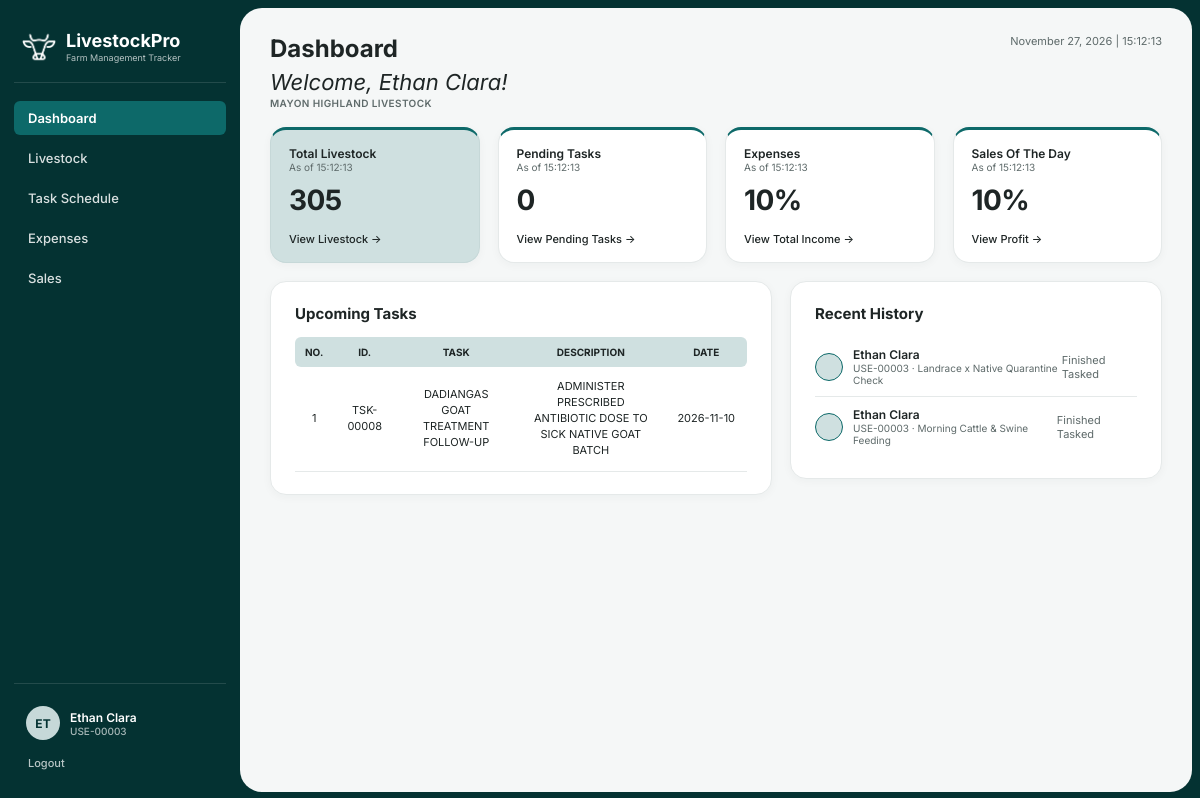
Before: /staff_dashboard.php (signed in) with the older database file.
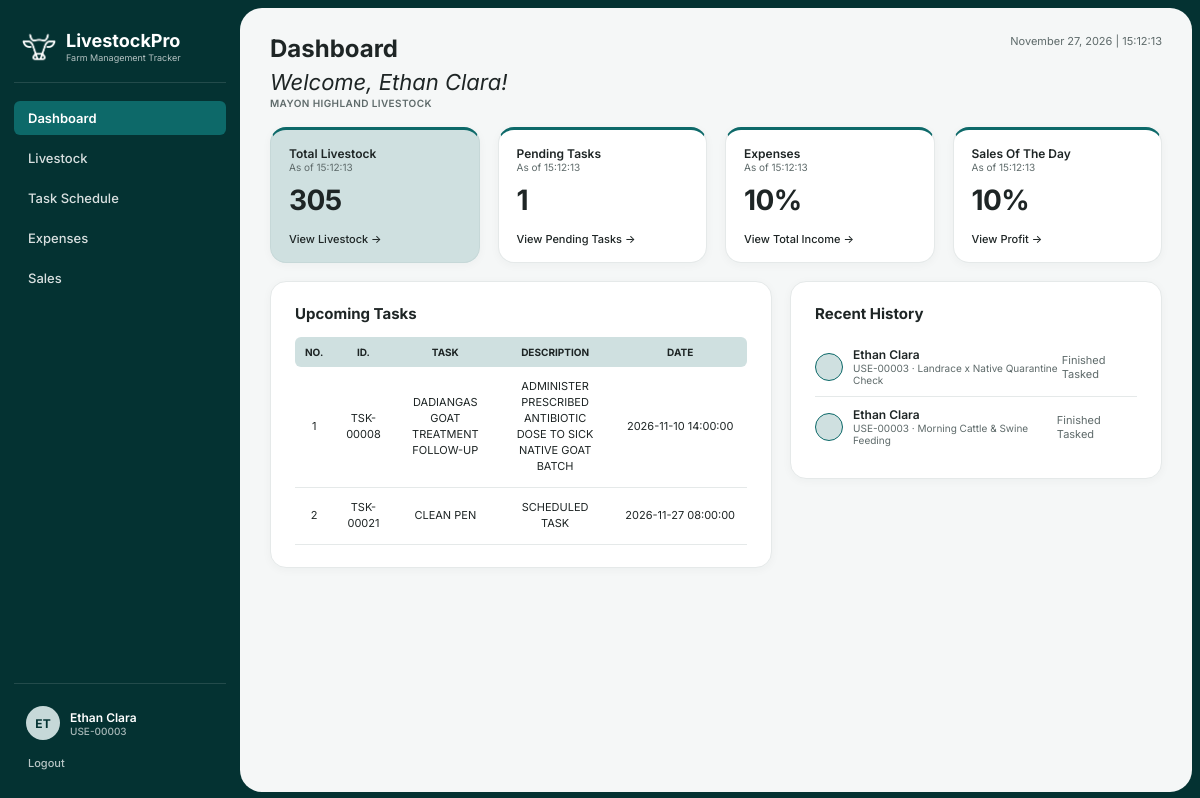
After: the same page with the newer database file.
### tables this page shows
CREATE TABLE `task_schedule` (
  `task_id` varchar(45) NOT NULL,
  `user_id` varchar(45) NOT NULL,
  `task_name` varchar(100) NOT NULL,
  `task_description` text,
  `schedule_date` datetime NOT NULL,
  `task_status` varchar(50) NOT NULL
);

### staff_dashboard.php (the view, shortened to what the changed rows need)
<?php
require_once 'includes/db_connect.php';
$full_name    = trim(($_SESSION['first_name'] ?? 'Maria') . ' ' . ($_SESSION['last_name'] ?? 'Clara'));
$user_id      = $_SESSION['user_id'];
$stmt_p = $pdo->prepare("SELECT COUNT(*) FROM `task_schedule` WHERE `user_id` = :uid AND `task_status` = 'Pending'");
$stmt_p->execute(['uid' => $user_id]);
$pending_tasks = (int)$stmt_p->fetchColumn();
$stmt_t = $pdo->prepare("
    SELECT task_id, task_name, task_description, schedule_date
    FROM `task_schedule`
    WHERE `user_id` = :uid AND `task_status` != 'Completed'
    ORDER BY schedule_date ASC, task_id ASC
    LIMIT 5
");
$stmt_t->execute(['uid' => $user_id]);
$tasks = $stmt_t->fetchAll();
$stmt_h = $pdo->prepare("
    SELECT task_id, task_name, task_description, schedule_date
    FROM `task_schedule`
    WHERE `user_id` = :uid AND `task_status` = 'Completed'
    ORDER BY schedule_date DESC, task_id DESC
    LIMIT 5
");
$stmt_h->execute(['uid' => $user_id]);
$recent_history = $stmt_h->fetchAll();
?>
<!DOCTYPE html>
<html lang="en">
<head>
  <link rel="stylesheet" href="css/style.css">
</head>
<body>
  <div class="app-shell">
    <main class="main-content">
      <div class="page-header">
        <div>
          <h1 class="page-title">Dashboard</h1>
        </div>
      </div>
      <div class="kpi-grid-4">
        <div class="kpi-card">
          <div class="kpi-label">Pending Tasks</div>
          <div class="kpi-sub">As of <?= date('H:i:s') ?></div>
          <div class="kpi-value"><?= $pending_tasks ?></div>
          <a class="kpi-link" href="task_schedule.php">View Pending Tasks &rarr;</a>
        </div>
      </div>
      <div class="split-grid">
        <div class="card">
          <table class="data-table">
            <thead><tr><th>NO.</th><th>ID.</th><th>TASK</th><th>DESCRIPTION</th><th>DATE</th></tr></thead>
            <tbody>
              <?php foreach ($tasks as $i => $t): ?>
                <tr>
                  <td><?= $i + 1 ?></td>
                  <td><?= htmlspecialchars($t['task_id']) ?></td>
                  <td><?= strtoupper(htmlspecialchars($t['task_name'])) ?></td>
                  <td><?= strtoupper(htmlspecialchars($t['task_description'] ?? 'SCHEDULED TASK')) ?></td>
                  <td style="white-space:nowrap;"><?= htmlspecialchars($t['schedule_date']) ?></td>
                </tr>
              <?php endforeach; ?>
            </tbody>
          </table>
        </div>
        <div class="card">
          <?php foreach ($recent_history as $h): ?>
            <div class="history-row">
              <div class="history-left">
                <div class="history-dot"></div>
                <div>
                  <div style="font-size:12px;font-weight:600;"><?= htmlspecialchars($full_name) ?></div>
                  <div style="font-size:10px;color:var(--text-secondary);"><?= htmlspecialchars($user_id) ?> &middot; <?= htmlspecialchars($h['task_name']) ?></div>
                </div>
              </div>
              <div style="font-size:11px;color:var(--text-secondary);">Finished Tasked</div>
            </div>
          <?php endforeach; ?>
        </div>
      </div>
    </main>
  </div>
</body>
</html>

Changed rows visible on the page:
changed task_schedule "TSK-00008": schedule_date "2026-11-10" → "2026-11-10 14:00:00"
added task_schedule: task_id "TSK-00021", task_name "CLEAN PEN", task_description "SCHEDULED TASK", schedule_date "2026-11-27 08:00:00", shown under "Dashboard"
Other visible differences:
$pending_tasks: "0" → "1"
